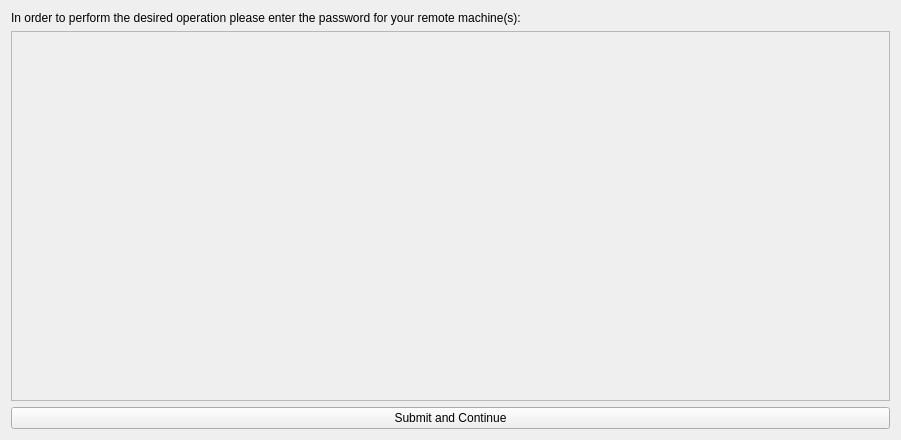
<?xml version="1.0" encoding="UTF-8"?>
<ui version="4.0">
 <class>Dialog</class>
 <widget class="QDialog" name="Dialog">
  <property name="geometry">
   <rect>
    <x>0</x>
    <y>0</y>
    <width>901</width>
    <height>440</height>
   </rect>
  </property>
  <property name="windowTitle">
   <string>Password Window</string>
  </property>
  <layout class="QGridLayout" name="gridLayout_2">
   <item row="2" column="0">
    <widget class="QScrollArea" name="scrollArea">
     <property name="widgetResizable">
      <bool>true</bool>
     </property>
     <widget class="QWidget" name="scrollAreaWidgetContents">
      <property name="geometry">
       <rect>
        <x>0</x>
        <y>0</y>
        <width>881</width>
        <height>360</height>
       </rect>
      </property>
      <widget class="QWidget" name="gridLayoutWidget">
       <property name="geometry">
        <rect>
         <x>190</x>
         <y>160</y>
         <width>160</width>
         <height>80</height>
        </rect>
       </property>
       <layout class="QGridLayout" name="gridPasswords"/>
      </widget>
     </widget>
    </widget>
   </item>
   <item row="1" column="0">
    <layout class="QVBoxLayout" name="verticalLayout">
     <item>
      <widget class="QLabel" name="label_password">
       <property name="text">
        <string>In order to perform the desired operation please enter the password for your remote machine(s):</string>
       </property>
      </widget>
     </item>
    </layout>
   </item>
   <item row="3" column="0">
    <layout class="QHBoxLayout" name="horizontalLayout_2">
     <item>
      <widget class="QPushButton" name="launchButton">
       <property name="text">
        <string>Submit and Continue</string>
       </property>
       <property name="autoDefault">
        <bool>false</bool>
       </property>
      </widget>
     </item>
    </layout>
   </item>
  </layout>
 </widget>
 <resources/>
 <connections/>
</ui>
